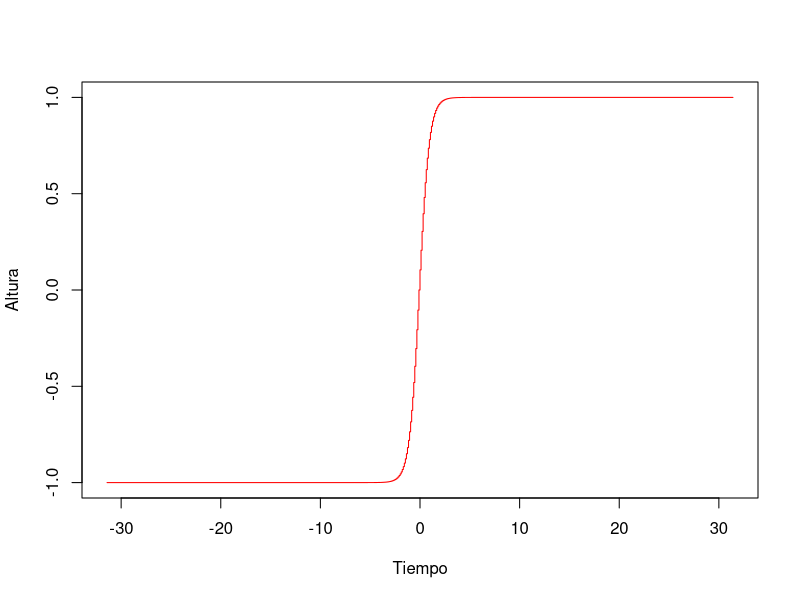

Write the R code that produced this figure.
#x=1:100;
n<-300;#n valdrá 100
x<-10*pi*(-n:n)/n;#Crear los valores del vector
y<-tanh(x);#Generar la función
print(y);#Escribirlo en pantalla
plot(x,y,type='S',col="red",lwd="1",cex=1, xlab="Tiempo",ylab="Altura");#Graficar
#z<-cos(x);
#plot(x,z,type="S",col="blue",lwd="2",cex=3, pch=".", main = "Grafica de coseno",t)
